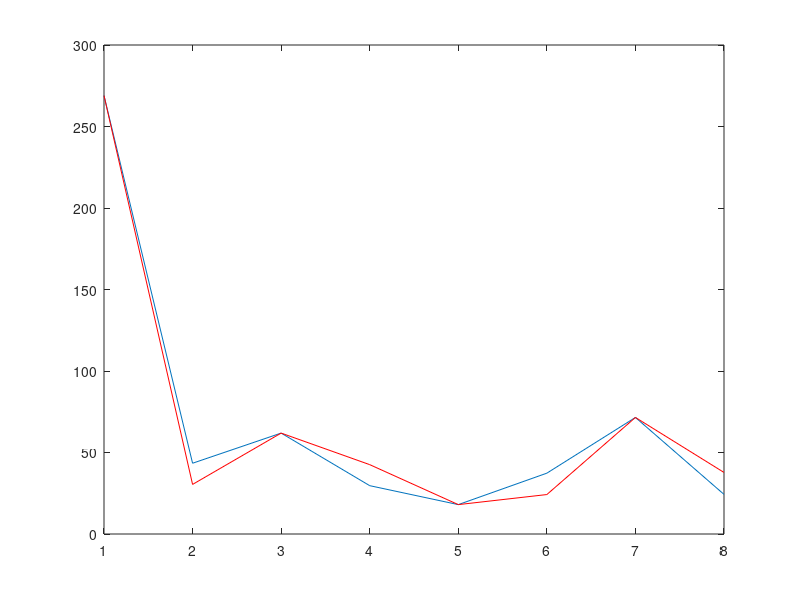

Write MATLAB code to recreate this figure.
clear all;close all;clc;
%=======================================================
% 8dots fft
%=======================================================
for r=0:3
    Wnr(r+1)  = cos(pi/4*r) - j*sin(pi/4*r) ;
end
x       = [10, 20, 30, 40, 10, 20 ,30 ,40];
step    = [1+2j, 1+5j, 31+3j, 1+6j, 23+4j, 1+8j, 6+11j, 1+7j];
x2      = x + step;
xm0     = [x2(0+1), x2(4+1), x2(2+1), x2(6+1), x2(1+1), x2(5+1),         x2(3+1), x2(7+1)] ;

%% stage1
xm1(1) = xm0(1) + xm0(2)*Wnr(1) ;
xm1(2) = xm0(1) - xm0(2)*Wnr(1) ;
xm1(3) = xm0(3) + xm0(4)*Wnr(1) ;
xm1(4) = xm0(3) - xm0(4)*Wnr(1) ;
xm1(5) = xm0(5) + xm0(6)*Wnr(1) ;
xm1(6) = xm0(5) - xm0(6)*Wnr(1) ;
xm1(7) = xm0(7) + xm0(8)*Wnr(1) ;
xm1(8) = xm0(7) - xm0(8)*Wnr(1) ;
floor(xm1(:))

%% stage2
xm2(1) = xm1(1) + xm1(3)*Wnr(1) ;
xm2(3) = xm1(1) - xm1(3)*Wnr(1) ;
xm2(2) = xm1(2) + xm1(4)*Wnr(2) ;
xm2(4) = xm1(2) - xm1(4)*Wnr(2) ;
xm2(5) = xm1(5) + xm1(7)*Wnr(1) ;
xm2(7) = xm1(5) - xm1(7)*Wnr(1) ;
xm2(6) = xm1(6) + xm1(8)*Wnr(2) ;
xm2(8) = xm1(6) - xm1(8)*Wnr(2) ;
floor(xm2(:))

%% stage3
xm3(1) = xm2(1) + xm2(5)*Wnr(1) ;
xm3(5) = xm2(1) - xm2(5)*Wnr(1) ;
xm3(2) = xm2(2) + xm2(6)*Wnr(2) ;
xm3(6) = xm2(2) - xm2(6)*Wnr(2) ;
xm3(3) = xm2(3) + xm2(7)*Wnr(3) ;
xm3(7) = xm2(3) - xm2(7)*Wnr(3) ;
xm3(4) = xm2(4) + xm2(8)*Wnr(4) ;
xm3(8) = xm2(4) - xm2(8)*Wnr(4) ;
floor(xm3(:))

%% fft
fft1 = fft(x)
fft2 = fft(x2)
plot(1:8, abs(fft2))
hold on
plot(1:8, abs(xm3), 'r')